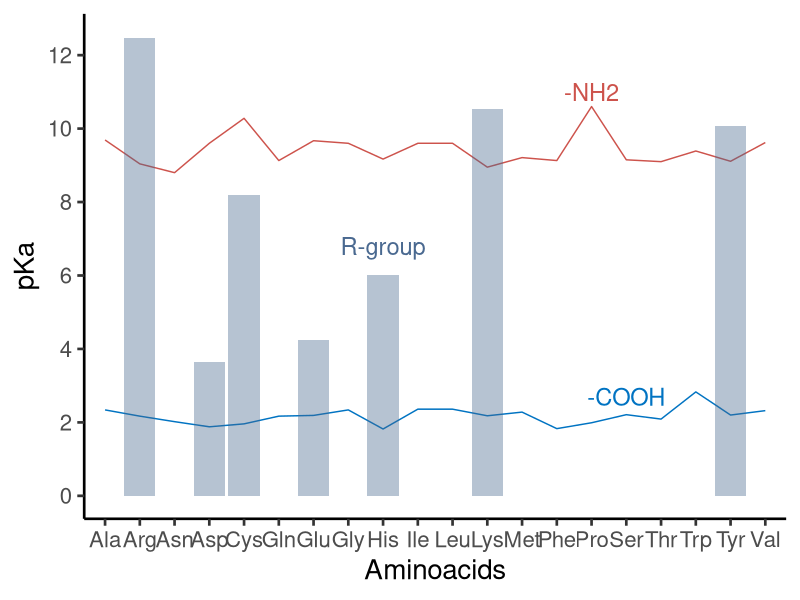
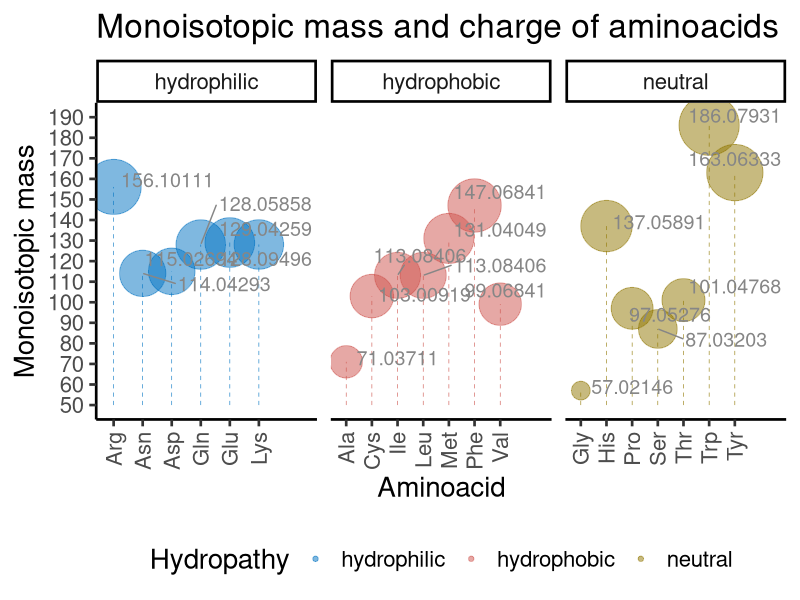

The R script that drew these images, in order:
# packages and data
library(tidyverse)
library(ggrepel)
library(kableExtra)
library(seqinr)
aminoacids <- read_tsv("./aminoacidsTab.tsv")

# Tabela resumindo as características dos aminoácidos
# summary of aminoacids table
aminoacids %>% 
    select(Abbr, Name, Hydropathy, pKa, pKb, pKx, Monoisotopic_Mass) %>%
    arrange(Hydropathy) %>%
    kbl(caption = "Summary of amino acids properties)",
      align = "c") %>% 
  kable_classic(full_width = F, html_font = "Cambria")

# Functions to calculate the pKa of a peptide, given the one letter code for each amino acid
pKa <- function(x) {
    if (x == "A" || x =="G") {
        return(2.34)
    } else if (x == "V") {
        return(2.32)
    } else if (x == "L" || x == "I") {
        return(2.36)
    } else if (x == "P") {
        return(1.99)
    } else if (x == "F") {
        return(1.83)
    } else if (x == "Y") {
        return(2.20)
    } else if (x == "W") {
        return(2.83)
    } else if (x == "C") {
        return(1.96)
    } else if (x == "M") {
        return(2.28)
    } else if (x == "S") {
        return(2.21)
    } else if (x == "T") {
        return(2.09)
    } else if (x == "N") {
        return(2.02)
    } else if (x == "Q") {
        return(2.17)
    } else if (x == "D") {
        return(1.88)
    } else if (x == "E") {
        return(2.19)
    } else if (x == "K") {
        return(2.18)
    } else if (x == "R") {
        return(2.17)
    } else if (x == "H") {
        return(1.82)
    }
}

pKb <- function(x) {
    if (x == "A") {
        return(9.69)
    } else if (x == "G" || x == "L" ||
               x == "I" || x == "D") {
        return(9.60)
    } else if (x == "C") {
        return(10.28)
    } else if (x == "M") {
        return(9.21)
    } else if (x == "S") {
        return(9.15)
    } else if (x == "T") {
        return(9.10)
    } else if (x == "N") {
        return(8.80)
    } else if (x == "Q" || x == "F") {
        return(9.13)
    } else if (x == "E") {
        return(9.67)
    } else if (x == "K") {
        return(8.95)
    } else if (x == "R") {
        return(9.04)
    } else if (x == "H") {
        return(9.17)
    } else if (x == "V") {
        return(9.62)
    } else if (x == "P") {
        return(10.60)
    } else if (x == "Y") {
        return(9.11)
    } else if (x == "W") {
        return(9.39)
    }
}

pKx <- function(x) {
    if (x == "A" || x == "G" || x == "V" ||
        x == "L" || x == "I" || x == "P" ||
        x == "F" || x == "W" || x == "N" ||
        x == "Q" || x == "S" || x == "T" ||
        x == "M") {
        return(NA)
    } else if (x == "C") {
        return(8.18)
    } else if (x == "Y") {
        return(10.07)
    } else if (x == "D") {
        return(3.65)
    } else if (x == "E") {
        return(4.25)
    } else if (x == "K") {
        return(10.53)
    } else if (x == "R") {
        return(12.48)
    } else if (x == "H") {
        return(6.00)
    }
}

# Function to calculate the monoisotopic mass of a peptide, given the one letter code amino acid
monoisotopic_mass <- function(x) {
    if (x == "A") {
        return(71.03711)
    } else if (x == "C") {
        return(103.00919)
    } else if (x == "D") {
        return(115.02694)
    } else if (x == "E") {
        return(129.04259)
    } else if (x == "F") {
        return(147.06841)
    } else if (x == "G") {
        return(57.02146)
    } else if (x == "H") {
        return(137.05891)
    } else if (x == "I") {
        return(113.08406)
    } else if (x == "K") {
        return(128.09496)
    } else if (x == "L") {
        return(113.08406)
    } else if (x == "M") {
        return(131.04049)
    } else if (x == "N") {
        return(114.04293)
    } else if (x == "P") {
        return(97.05276)
    } else if (x == "Q") {
        return(128.05858)
    } else if (x == "R") {
        return(156.10111)
    } else if (x == "S") {
        return(87.03203)
    } else if (x == "T") {
        return(101.04768)
    } else if (x == "V") {
        return(99.06841)
    } else if (x == "W") {
        return(186.07931)
    } else if (x == "Y") {
        return(163.06333)
    }
}

# function to calculate the isoelectric point for the amino acid, given the one letter code
pI <- function(x) {
    if (x == "A" || x == "G" || x == "V" || x == "L" || x == "I" ||
        x == "P" || x == "F" || x == "Y" || x == "W") {
        return(6.00)
    } else if (x == "C" || x == "M") {
        return(5.07)
    } else if (x == "S" || x == "T") {
        return(5.60)
    } else if (x == "N" || x == "Q") {
        return(5.41)
    } else if (x == "D" || x == "E") {
        return(2.77)
    } else if (x == "K" || x == "R") {
        return(10.53)
    } else if (x == "H") {
        return(7.59)
    }
}

# calculate the monoisotopic mass of a peptide
monoisotopic_pepetide <- function(x) {
    sum <- 0
    for (i in 1:length(x)) {
        sum <- sum + monoisotopic_mass(x[i])
    }
    return(sum)
}

# how to use the monoisotopic_pepetide function
peptideTest <- c("M","A","L","S","T","A","R","T","E","R")
monoisotopic_pepetide(peptideTest)

# plot the pKa values for a given sequence of amino acids
pKa_plot <- function(x) {
    ggplot(aminoacids, aes(x = Abbr)) +
        geom_line(aes(y = pKa, group = 1), color = "#0073C2FF") +
        annotate("text", x = 16, y = 2.7, label = "-COOH",
            color = "#0073C2FF", size = 6) +
        geom_line(aes(y = pKb, group = 2), color = "#CD534CFF") +
        annotate("text", x = 15, y = 11, label = "-NH2",
            color = "#CD534CFF", size = 6) +
        geom_col(aes(y = pKx, group = 3), fill = "#4A6990FF", alpha = 0.4) +
        annotate("text", x = 9, y = 6.8, label = "R-group",
            color = "#4A6990FF", size = 6) +
        scale_y_continuous(limits = c(0, 12.5), breaks = seq(0, 12.5, 2)) +
        labs(x = "Aminoacids", y = "pKa") +
    theme_classic(base_size = 20)
}

# using the function to plot the pKa
# it is necessary to have a data.frame containing the variables pKa, pKb, and pKx
pKa_plot(aminoacids)

# function to plot the monoisotopic mass of the aminoacids coloring by hydropathy
monoiso_plot <- function(x) {
    ggplot(aminoacids, aes(x = Abbr, y = Monoisotopic_Mass,
                    size = Monoisotopic_Mass, color = Hydropathy)) +
            scale_color_manual(values = c("#0073C2FF", "#CD534CFF", "#8F7700FF")) +
    geom_point(alpha = 0.5) +
    guides(colour = "legend", size = FALSE) +
    geom_segment(aes(x = Abbr, xend = Abbr,
                     y = 50, yend = Monoisotopic_Mass),
                     linewidth = 0.2, linetype = "dashed",
                     show.legend = FALSE) +
    geom_text_repel(aes(label = Monoisotopic_Mass),
        color = "#868686FF", size = 5, nudge_x = 2,
            nudge_y = 2, show.legend = FALSE) +
    scale_size(range = c(6, 20)) +
    scale_y_continuous(limits = c(50, 190),
        breaks = seq(50, 190, 10)) +
    labs(x = "Aminoacid", y = "Monoisotopic mass",
         title = "Monoisotopic mass and charge of aminoacids") +
    theme_classic(base_size = 20) +
    theme(axis.text.x = element_text(angle = 90,
                    vjust = 0.5, hjust = 1), legend.position = "bottom") +
                    facet_wrap(~ Hydropathy, ncol = 3, scales = "free_x")
}

# using the function for plot monoisotopic masses and hydropathy
monoiso_plot(aminoacids)
